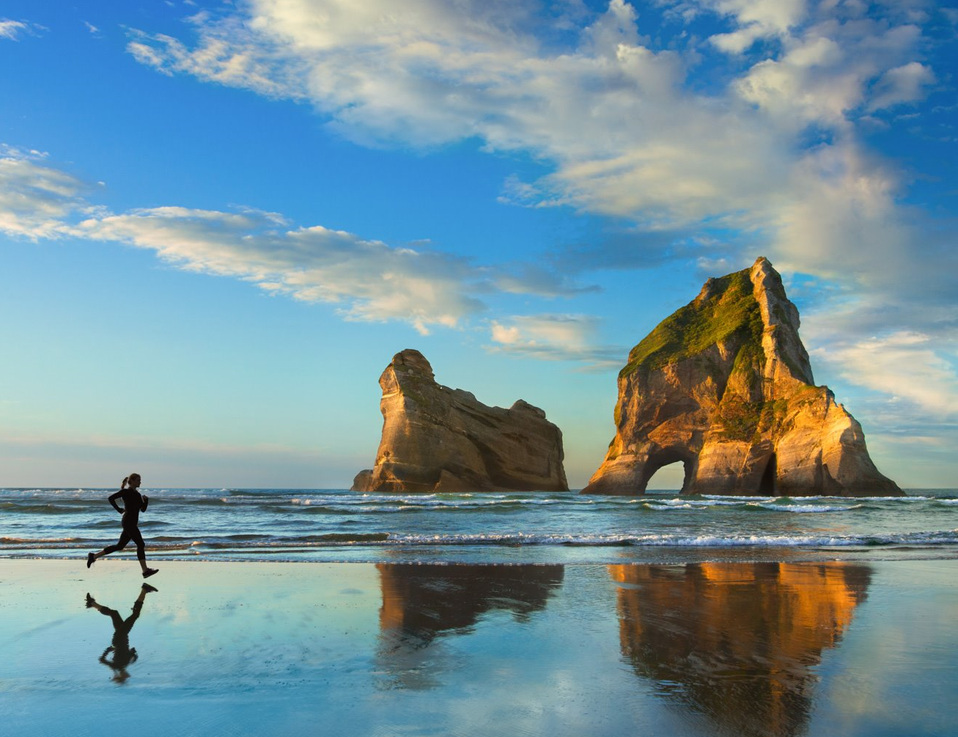
%> input picture 1.png, 958 x 737 px, shrunk from 1307 x 1005 before the run
$ octave pasterize.m   (GNU Octave 9; MATLAB toolbox functions it lacks are replaced by stand-ins)
%> lines starting %> are read from the running program, lines starting %| are printed output that depends on the picture
clc;
clear all;
close all;
function newChannel = processChannel(colorChannel, levelsPerChannel)
  newChannel = colorChannel;
  minim = min(min(colorChannel));
  maxim = max(max(colorChannel));
  delta = (maxim-minim) / (levelsPerChannel - 1);
  for i = 1 : levelsPerChannel
    valMedie = minim + (i-1) * delta;
    valJos = valMedie - delta / 2 -1;
    valSus = valMedie + delta / 2 ;
    newChannel(find( colorChannel >= valJos & colorChannel < valSus )) = valMedie;
  endfor
endfunction

myImg = imread('1.png');
%> myImg is the input picture: size 737x958x3 uint8; mean R, G, B 115.5, 146.3, 156.8
levelsPerChannel = 4

red = myImg(:,:,1);
green = myImg(:,:,2);
blue = myImg(:,:,3);
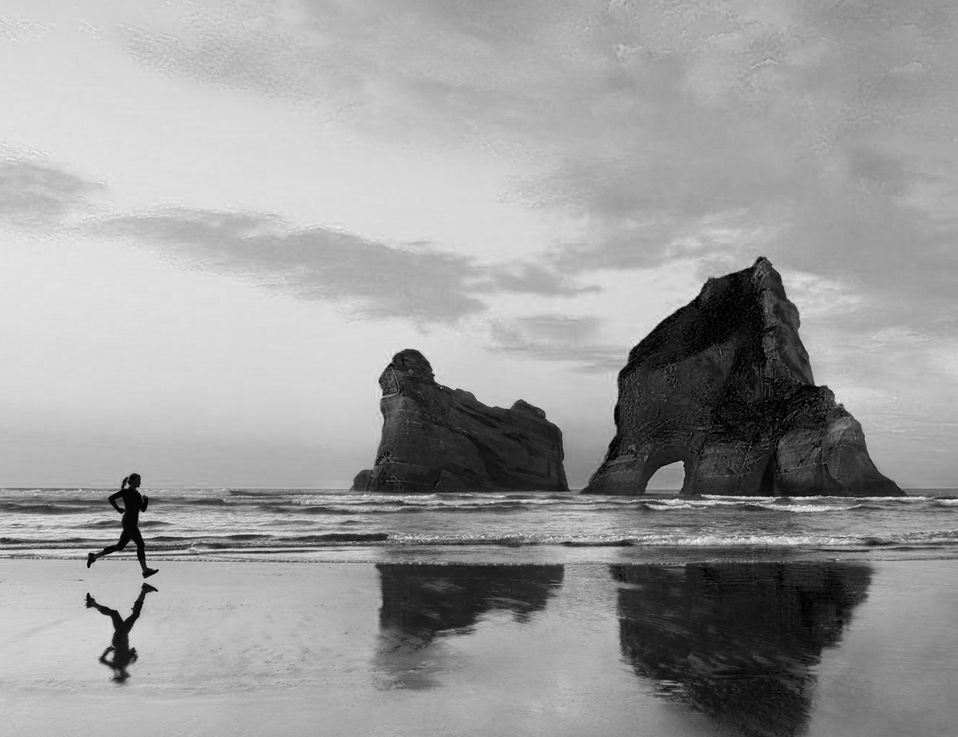
%> blue: size 737x958 uint8; min 0, max 250, mean 156.8
figure(1);
imshow(myImg);
red = processChannel(red, levelsPerChannel);
%> in processChannel, `minim = min(min(colorChannel));`: minim = 0
%> in processChannel, `maxim = max(max(colorChannel));`: maxim = 255
%> in processChannel, `delta = (maxim-minim) / (levelsPerChannel - 1);`: delta = 85
%> the loop in processChannel, `for i = 1 : levelsPerChannel` made 4 passes
%> (valMedie, valJos, valSus) on passes 1 to 4: (0, 0, 43), (85, 41, 128), (170, 126, 213), (255, 211, 255)
%> after the loop in processChannel, `for i = 1 : levelsPerChannel`:
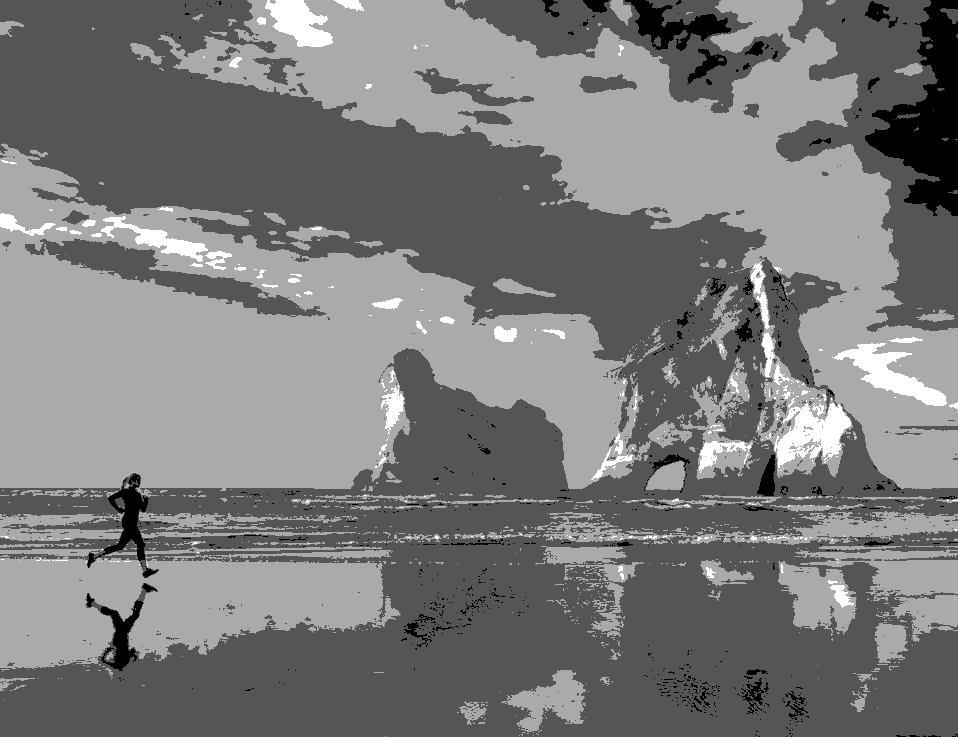
%> newChannel: size 737x958 uint8; min 0, max 255, mean 122.6
green = processChannel(green, levelsPerChannel);
%> call 2 of processChannel, with levelsPerChannel = 4
%> in processChannel (call 2), `maxim = max(max(colorChannel));`: maxim = 249
%> in processChannel (call 2), `delta = (maxim-minim) / (levelsPerChannel - 1);`: delta = 83
%> the loop in processChannel (call 2), `for i = 1 : levelsPerChannel` made 4 passes
%> (valMedie, valJos, valSus) on passes 1 to 4: (0, 0, 42), (83, 40, 125), (166, 123, 208), (249, 206, 255)
%> after the loop in processChannel (call 2), `for i = 1 : levelsPerChannel`:
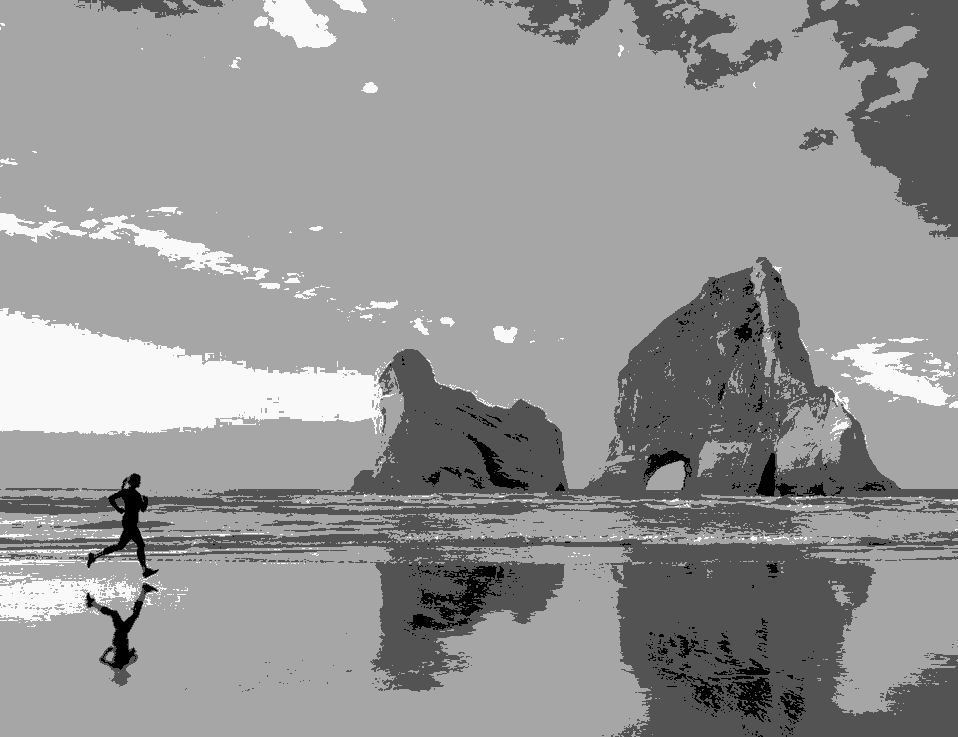
%> newChannel: size 737x958 uint8; min 0, max 249, mean 149.3
blue = processChannel(blue, levelsPerChannel);
%> call 3 of processChannel, with levelsPerChannel = 4
%> in processChannel (call 3), `maxim = max(max(colorChannel));`: maxim = 250
%> the loop in processChannel (call 3), `for i = 1 : levelsPerChannel` made 4 passes
%> after the loop in processChannel (call 3), `for i = 1 : levelsPerChannel`:
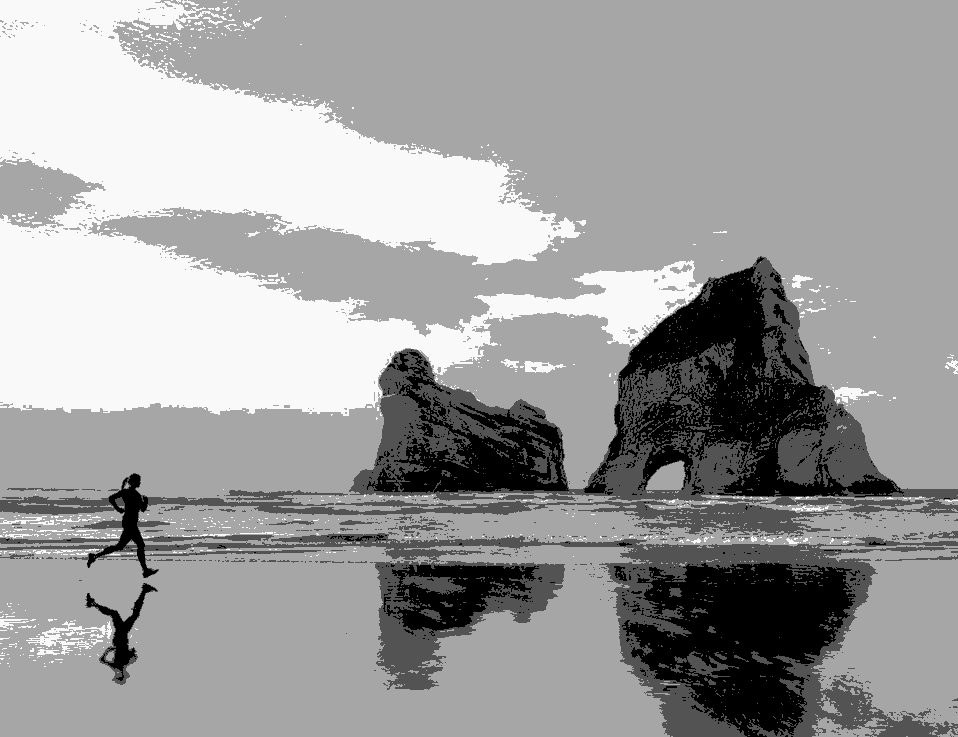
%> newChannel: size 737x958 uint8; min 0, max 249, mean 157.8
newImg = myImg;
newImg(:,:,1) = red;
newImg(:,:,2) = green;
newImg(:,:,3) = blue;
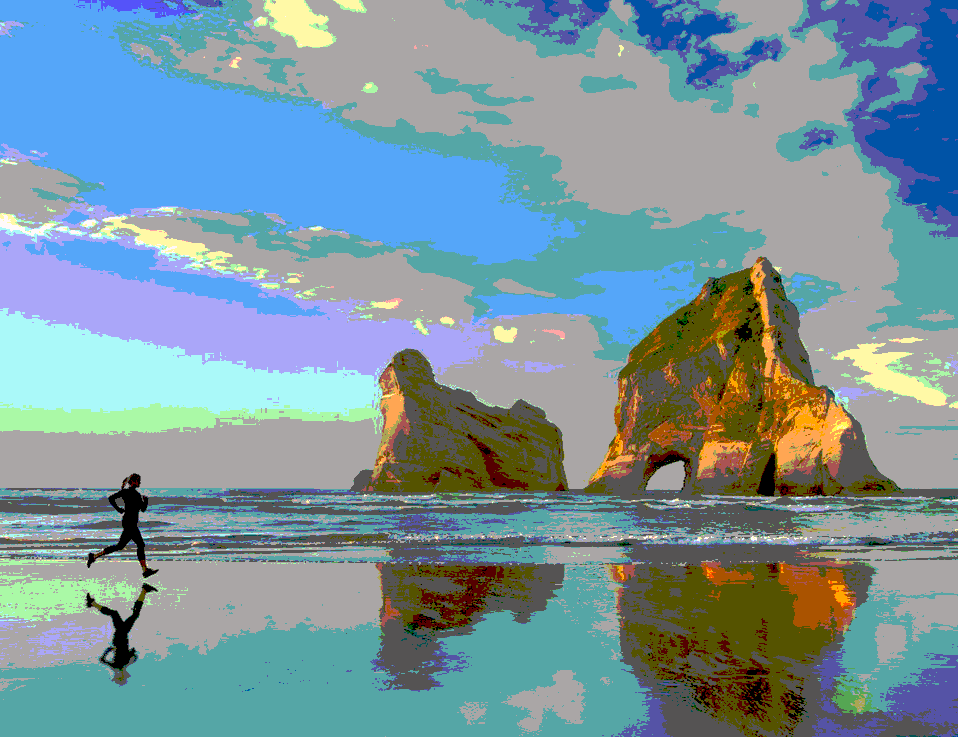
%> newImg: size 737x958x3 uint8; mean R, G, B 122.6, 149.3, 157.8
figure(3)
imhist(myImg);
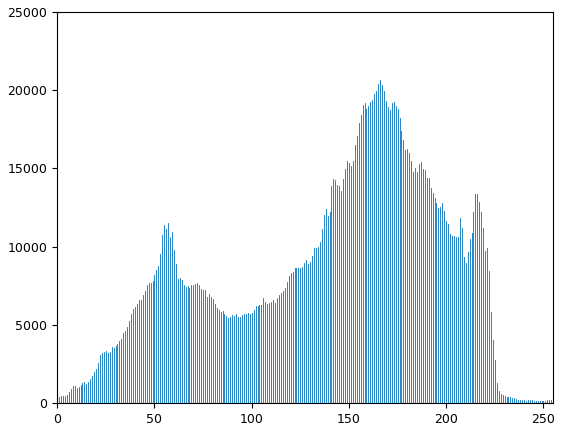
%> figure redrawn from the program's plot data; highest point at x = 166, y = 20665
figure(4)
imhist(newImg)
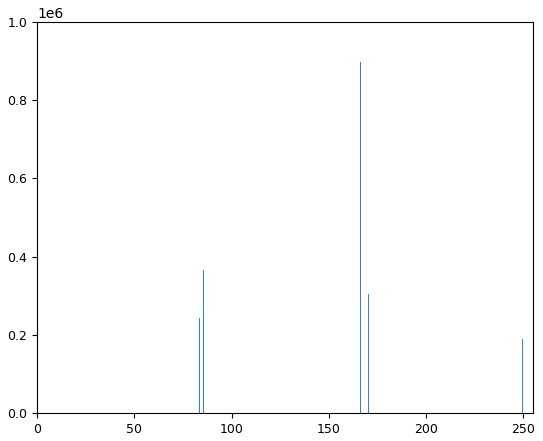
%> figure redrawn from the program's plot data; highest point at x = 166, y = 899012


figure(2);
imshow(newImg);
imwrite(newImg, 'output.png');
